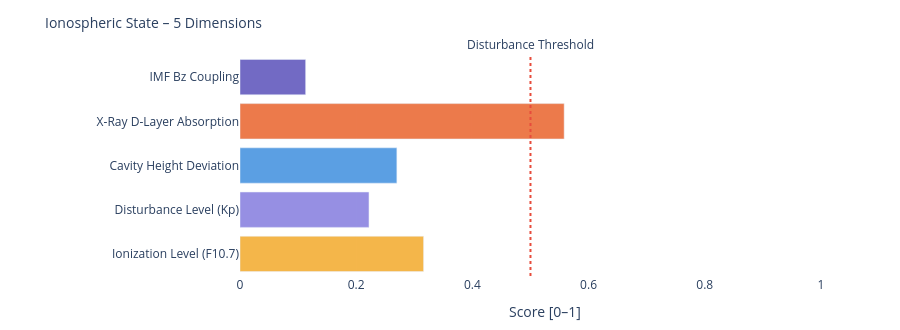

Source (notebook cell):
### Markdown cell above
---
### 📐 Systemic Insight: Geometric Cavity vs. Real Schumann Resonance

**Relevant for:** Layer 6 = delta analysis &nbsp;|&nbsp; Layer 7 = feature vector / system interpretation

A cavity height change from 80 km to 70 km shifts the **idealized geometric frequencies** only minimally:

| Modus | Aktuell | Referenz | Δ |
|-------|---------|----------|---|
| SR-1 | 10.4762 Hz | 10.4599 Hz | +16 mHz |
| SR-2 | 18.1452 Hz | 18.1171 Hz | +28 mHz |
| SR-3 | 25.6612 Hz | 25.6215 Hz | +40 mHz |
| SR-4 | 33.1285 Hz | 33.0772 Hz | +51 mHz |

The geometric effect is limited because 10 km is very small compared to Earth's radius (~6371 km).

**Consequence:** Real Schumann deviations are likely driven more strongly by **conductivity, damping, day/night structure, lightning distribution and source geometry** than by pure cavity height.

---

**Layer 6 compares:**
```
geometric Δ from Layer 4  vs.  observed Δ from real Schumann measurement data
```

**Layer 7 Feature:**
```
If real Δ >> geometric Δ  →  non-geometric factors dominant
```

### Code cell
# ============================================================
# IONOSPHERIC STATE – Summary gauge
# Five dimensions: ionization, disturbance, cavity height, X-Ray, Bz coupling
# ============================================================

def norm(v, lo, hi):
    if v is None: return None
    return round(max(0.0, min(1.0, (v - lo) / (hi - lo))), 3)

# Ionization level (F10.7 → F2-Layer)
ioniz = norm(f107_val, 60, 250)

# Disturbance level (Kp → E/F-Layer irregularities)
disturb = norm(kp_val, 0, 9)

# Cavity height deviation from reference (80 km)
h_dev = norm(abs(h_eff - 80), 0, 20)

# X-Ray ionization (D-Layer absorption)
xray_ioniz = None
if xray_now is not None:
    xray_ioniz = norm(math.log10(max(xray_now, 1e-9)) + 9, 0, 5)

# Bz coupling (southward Bz → stronger magnetosphere-ionosphere coupling)
bz_coupling = norm(-(bz_now or 0), -5, 30) if bz_now is not None else None

dims = [
    ('Ionization Level (F10.7)',    ioniz,      '#F2A623'),
    ('Disturbance Level (Kp)',      disturb,    '#7F77DD'),
    ('Cavity Height Deviation',     h_dev,      '#378ADD'),
    ('X-Ray D-Layer Absorption',    xray_ioniz, '#E85D24'),
    ('IMF Bz Coupling',             bz_coupling,'#534AB7'),
]

fig = go.Figure()
for name, val, col in dims:
    if val is not None:
        h = int(val * 20)
        bar = '█' * h + '░' * (20 - h)
        label = f'{name}:  {bar}  {val:.3f}'
    else:
        label = f'{name}:  {"─" * 20}  n/a'
    fig.add_trace(go.Bar(
        x=[val if val is not None else 0],
        y=[name],
        orientation='h',
        marker_color=col, opacity=0.82,
        showlegend=False
    ))

fig.add_vline(x=0.5, line_dash='dot', line_color='#e74c3c',
              annotation_text='Disturbance Threshold', annotation_position='top')
fig.update_layout(
    title=dict(text='Ionospheric State – 5 Dimensions', font=dict(size=14)),
    xaxis=dict(title='Score [0–1]', range=[0, 1.05]),
    height=330, plot_bgcolor='rgba(0,0,0,0)', paper_bgcolor='rgba(0,0,0,0)',
    margin=dict(l=240, r=50, t=55, b=40)
)
fig.show()

print(f'\nIonospheric state:')
for name, val, _ in dims:
    print(f'  {name:<35} {val:.3f}' if val is not None else f'  {name:<35} n/a')

### Figure 1 — Plotly figure (JSON) as saved in the notebook; plotly's stock layout.template omitted (floating-point values rounded to 4 significant figures)
{"data": [{"marker": {"color": "#F2A623"}, "opacity": 0.82, "orientation": "h", "showlegend": false, "type": "bar", "x": [0.316], "y": ["Ionization Level (F10.7)"]}, {"marker": {"color": "#7F77DD"}, "opacity": 0.82, "orientation": "h", "showlegend": false, "type": "bar", "x": [0.222], "y": ["Disturbance Level (Kp)"]}, {"marker": {"color": "#378ADD"}, "opacity": 0.82, "orientation": "h", "showlegend": false, "type": "bar", "x": [0.27], "y": ["Cavity Height Deviation"]}, {"marker": {"color": "#E85D24"}, "opacity": 0.82, "orientation": "h", "showlegend": false, "type": "bar", "x": [0.558], "y": ["X-Ray D-Layer Absorption"]}, {"marker": {"color": "#534AB7"}, "opacity": 0.82, "orientation": "h", "showlegend": false, "type": "bar", "x": [0.113], "y": ["IMF Bz Coupling"]}], "layout": {"annotations": [{"showarrow": false, "text": "Disturbance Threshold", "x": 0.5, "xanchor": "center", "xref": "x", "y": 1, "yanchor": "bottom", "yref": "y domain"}], "height": 330, "margin": {"b": 40, "l": 240, "r": 50, "t": 55}, "paper_bgcolor": "rgba(0,0,0,0)", "plot_bgcolor": "rgba(0,0,0,0)", "shapes": [{"line": {"color": "#e74c3c", "dash": "dot"}, "type": "line", "x0": 0.5, "x1": 0.5, "xref": "x", "y0": 0, "y1": 1, "yref": "y domain"}], "title": {"font": {"size": 14}, "text": "Ionospheric State – 5 Dimensions"}, "xaxis": {"range": [0, 1.05], "title": {"text": "Score [0–1]"}}}}
